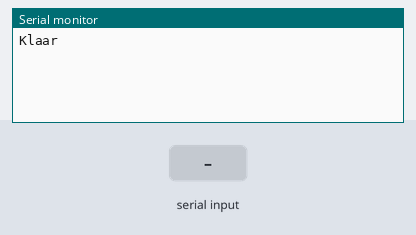
A sketch run on a simulated Arduino Mega 2560, built with avr-gcc and run on an emulated ATmega2560. On the bench: the last lines printed to the serial monitor. The test bench sets the inputs (shaded band).

Above: at 1.2 s.
1.3 s: "1\n" received over the second serial link
At 2.4 s:
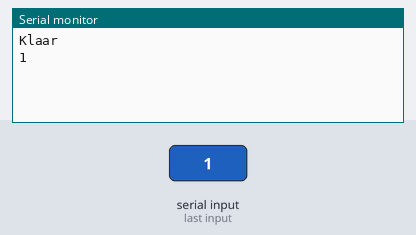
2.8 s: "0\n" received over the second serial link
At 3.6 s:
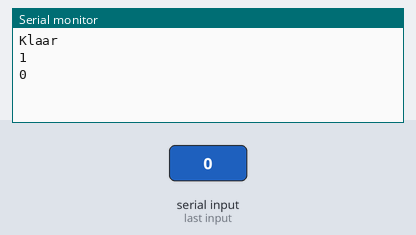

The sketch:

HC05.ino
```cpp
void setup()
{
  Serial.begin(9600);
  Serial1.begin(9600);
  while(!Serial);
  Serial.println("Klaar");
}

void loop()
{
  if(Serial.available())
  {
    String message = Serial.readStringUntil('\r\n');
    Serial1.println(message);
  }
  if(Serial1.available())
  {
    String message = Serial1.readStringUntil('\r\n');
    Serial.println(message);
  }
}
```

Measured:
- after the input at 1.3 s, the serial monitor: prints a new line at once (image 1)
- after the input at 2.8 s, the serial monitor: prints a new line at once (image 2)
